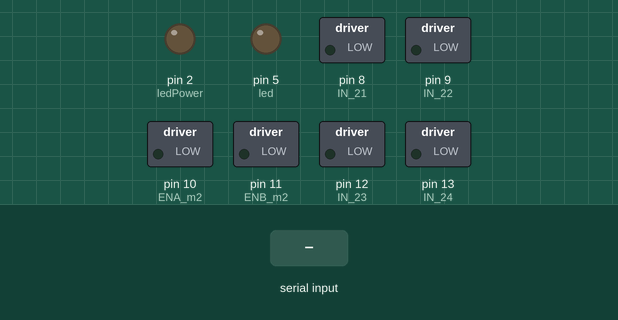
The sketch below on a simulated Arduino Uno, built with avr-gcc and run on an emulated ATmega328P. Parts: switched loads named in the sketch (green lamp = pin HIGH), output pins drawn as LEDs (lit = HIGH). The test bench sets the inputs (shaded band).

Above: at 1.2 s.
1.3 s: "F\n" received over Serial
At 2.5 s:
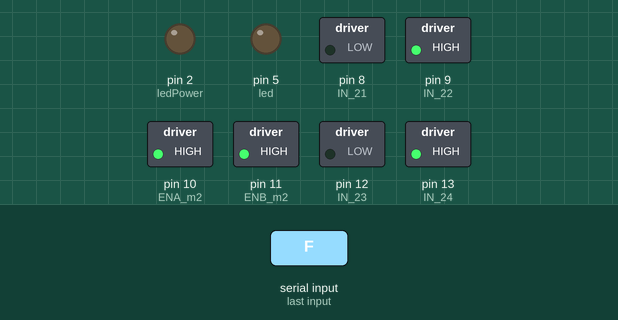
2.8 s: byte 66 ('B') received over Serial
At 3.7 s:
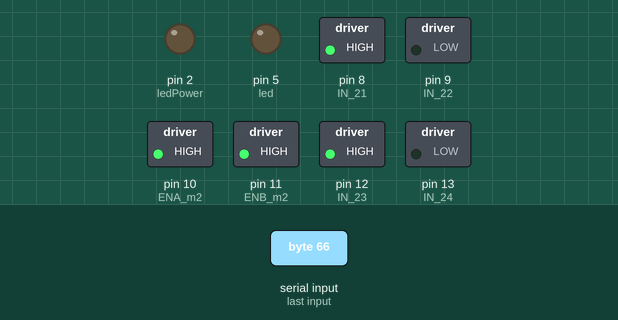
4.3 s: byte 76 ('L') received over Serial
At 4.8 s:
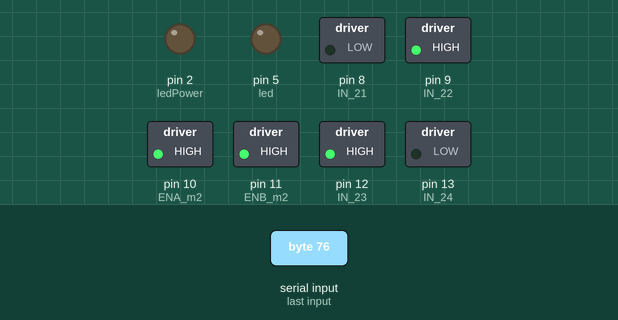
5.8 s: byte 82 ('R') received over Serial
At 7.0 s:
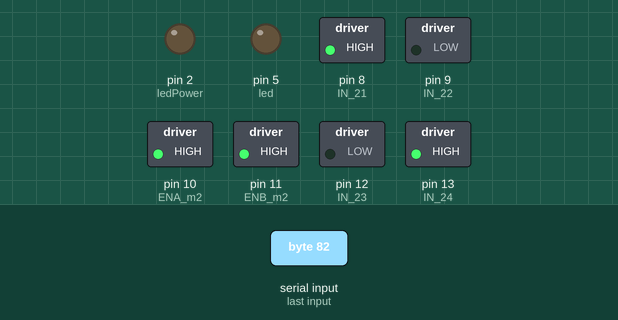
7.3 s: byte 48 ('0') received over Serial
At 8.3 s:
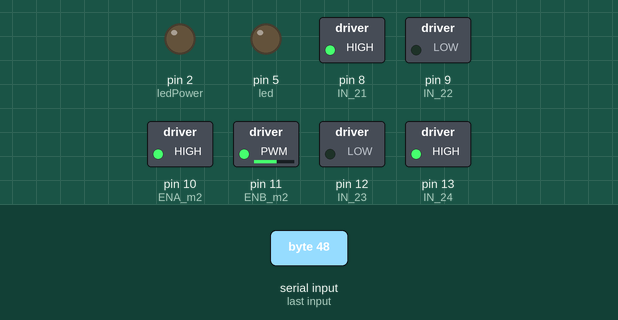
8.8 s: byte 70 ('F') received over Serial
At 9.5 s:
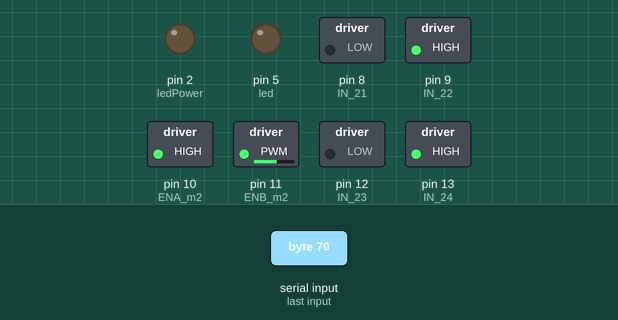
Timing chart, 0 to 11.3 s (numbered marks = the images above; inputs shaded):
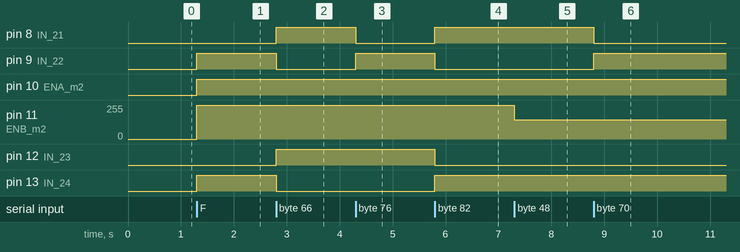

Measured:
- after the input at 1.3 s, pin 9 (IN_22), pin 10 (ENA_m2), pin 13 (IN_24): LOW → HIGH at once; pin 11 (ENB_m2): 0/255 → 255/255 at once
- after the input at 2.8 s, pin 8 (IN_21), pin 12 (IN_23): LOW → HIGH at once; pin 9 (IN_22), pin 13 (IN_24): HIGH → LOW at once
- after the input at 4.3 s, pin 8 (IN_21): HIGH → LOW at once; pin 9 (IN_22): LOW → HIGH at once
- after the input at 5.8 s, pin 8 (IN_21), pin 13 (IN_24): LOW → HIGH at once; pin 9 (IN_22), pin 12 (IN_23): HIGH → LOW at once
- after the input at 7.3 s, pin 11 (ENB_m2): 255/255 → 144/255 at once
- after the input at 8.8 s, pin 8 (IN_21): HIGH → LOW at once; pin 9 (IN_22): LOW → HIGH at once

The sketch:

wifi_robot4_arduinouno_ino.ino
```cpp
#define ENA_m2 10       // Enable/speed motor Front Left
#define ENB_m2 11       // Enable/speed motor Back Left
#define IN_21  8        // L298N #2 in 1 motor Front Left
#define IN_22  9        // L298N #2 in 2 motor Front Left
#define IN_23  12       // L298N #2 in 3 motor Back Left
#define IN_24  13       // L298N #2 in 4 motor Back Left

int command;            //Int to store app command state.
int speedCar = 1023;     // 50 - 255.
int speed_Coeff = 3;

int state = 0;

const int TRIG_PIN = 16; // Arduino pin connected to Ultrasonic Sensor's TRIG pin
const int ECHO_PIN = 17; // Arduino pin connected to Ultrasonic Sensor's ECHO pin
float duration_us, distance_cm;

int led = 5;


int measurePin = A0; //Connect dust sensor to Arduino A0 pin
int ledPower = 2;   //Connect 3 led driver pins of dust sensor to Arduino D2

int samplingTime = 280;
int deltaTime = 40;
int sleepTime = 9680;

float voMeasured = 0;
float calcVoltage = 0;
float dustDensity = 0;


void setup(){

    Serial.begin(115200);

    pinMode(ENA_m2, OUTPUT);
    pinMode(ENB_m2, OUTPUT);
    pinMode(IN_21, OUTPUT);
    pinMode(IN_22, OUTPUT);
    pinMode(IN_23, OUTPUT);
    pinMode(IN_24, OUTPUT);

    digitalWrite(IN_21, LOW);
    digitalWrite(IN_22, LOW);
    digitalWrite(IN_23, LOW);
    digitalWrite(IN_24, LOW);

    pinMode(TRIG_PIN, OUTPUT); // set arduino pin to output mode
    pinMode(ECHO_PIN, INPUT);  // set arduino pin to input mode

    pinMode(led, OUTPUT);
    digitalWrite(led, LOW);

    pinMode(ledPower,OUTPUT);
}

void goAhead(){
      digitalWrite(IN_21, LOW);
      digitalWrite(IN_22, HIGH);
      analogWrite(ENA_m2, speedCar);

      digitalWrite(IN_23, LOW);
      digitalWrite(IN_24, HIGH);
      analogWrite(ENB_m2, speedCar);

  }

void goBack(){

      digitalWrite(IN_21, HIGH);
      digitalWrite(IN_22, LOW);
      analogWrite(ENA_m2, speedCar);

      digitalWrite(IN_23, HIGH);
      digitalWrite(IN_24, LOW);
      analogWrite(ENB_m2, speedCar);

  }

void goRight(){

      digitalWrite(IN_21, HIGH);
      digitalWrite(IN_22, LOW);
      analogWrite(ENA_m2, speedCar);

      digitalWrite(IN_23, LOW);
      digitalWrite(IN_24, HIGH);
      analogWrite(ENB_m2, speedCar);


  }

void goLeft(){

      digitalWrite(IN_21, LOW);
      digitalWrite(IN_22, HIGH);
      analogWrite(ENA_m2, speedCar);

      digitalWrite(IN_23, HIGH);
      digitalWrite(IN_24, LOW);
      analogWrite(ENB_m2, speedCar);


  }

void goAheadRight(){

      digitalWrite(IN_21, LOW);
      digitalWrite(IN_22, HIGH);
      analogWrite(ENA_m2, speedCar);

      digitalWrite(IN_23, HIGH);
      digitalWrite(IN_24, LOW);
      analogWrite(ENB_m2, speedCar);

  }

void goAheadLeft(){

      digitalWrite(IN_21, LOW);
      digitalWrite(IN_22, HIGH);
      analogWrite(ENA_m2, speedCar);

      digitalWrite(IN_23, HIGH);
      digitalWrite(IN_24, LOW);
      analogWrite(ENB_m2, speedCar);

  }

void goBackRight(){

      digitalWrite(IN_21, HIGH);
      digitalWrite(IN_22, LOW);
      analogWrite(ENA_m2, speedCar);

      digitalWrite(IN_23, LOW);
      digitalWrite(IN_24, HIGH);
      analogWrite(ENB_m2, speedCar);

  }

void goBackLeft(){

      digitalWrite(IN_21, HIGH);
      digitalWrite(IN_22, LOW);
      analogWrite(ENA_m2, speedCar);


      digitalWrite(IN_23, LOW);
      digitalWrite(IN_24, HIGH);
      analogWrite(ENB_m2, speedCar);

  }

void stopRobot(){

      digitalWrite(IN_21, LOW);
      digitalWrite(IN_22, LOW);
      analogWrite(ENA_m2, speedCar);

      digitalWrite(IN_23, LOW);
      digitalWrite(IN_24, LOW);
      analogWrite(ENB_m2, speedCar);

      analogWrite(led, 0);

  }

void Auto(){
  analogWrite(led, 250);
  // generate 10-microsecond pulse to TRIG pin
  digitalWrite(TRIG_PIN, HIGH);
  delayMicroseconds(10);
  digitalWrite(TRIG_PIN, LOW);

  // measure duration of pulse from ECHO pin
  duration_us = pulseIn(ECHO_PIN, HIGH);
  // calculate the distance
  distance_cm = 0.017 * duration_us;
  int distance = round(distance_cm);

  Serial.print("distance: ");
  Serial.print(distance);
  Serial.println(" cm");
  delay(200);

  int SensorValue = digitalRead(19);

  Serial.print("SensorPin Value: ");
  Serial.println(SensorValue);
  delay(300);

   if ((distance <= 5) || (SensorValue == 1)){ // LOW MEANS Object Detected
      //Serial.println("LOW");
      goBack();
  }
  else
  {
      //Serial.println("HIGH");
      goAhead();
  }
  delay(100);


}
void highest()
{
  analogWrite(led, 255);
  }
void medium()
{
  analogWrite(led, 200);
  }
void lowest()
{
  analogWrite(led, 150);
  }
  void stop_mos()
{
  analogWrite(led,0);
  }
void Circle()
{
  goRight();
  delay(5000);
  goAhead();
  delay(1000);
  }
void zigzag()
{
  // generate 10-microsecond pulse to TRIG pin
  digitalWrite(TRIG_PIN, HIGH);
  delayMicroseconds(10);
  digitalWrite(TRIG_PIN, LOW);

  // measure duration of pulse from ECHO pin
  duration_us = pulseIn(ECHO_PIN, HIGH);
  // calculate the distance
  distance_cm = 0.017 * duration_us;
  int distance = round(distance_cm);

  //Serial.print("distance: ");
  Serial.print(distance);
  //Serial.println(" cm");
  delay(200);

  int SensorValue = digitalRead(19);

  goAhead();

  //Serial.print("SensorPin Value: ");
  //Serial.println(SensorValue);
  delay(300);

   if ((distance <= 5) || (SensorValue == 1)){ // LOW MEANS Object Detected
      goBack();
      delay(3000);
      goRight();
      delay(5000);
  }


  }
void loop(){

  if (Serial.available() > 0){
  command = Serial.read();

      if (command == 'F') state = 2;
      else if (command == 'B') state = 3;
      else if (command == 'L') state = 4;
      else if (command == 'R') state = 5;
      //else if (command == 'I') goAheadRight();
      else if (command == 'G') goAheadLeft();
      else if (command == 'J') goBackRight();
      else if (command == 'H') goBackLeft();
      else if (command == '0') speedCar = 400;
      else if (command == '1') speedCar = 470;
      else if (command == '2') speedCar = 540;
      else if (command == '3') speedCar = 610;
      else if (command == '4') speedCar = 680;
      else if (command == '5') speedCar = 750;
      else if (command == '6') speedCar = 820;
      else if (command == '7') speedCar = 890;
      else if (command == '8') speedCar = 960;
      else if (command == '9') speedCar = 1023;
      else if (command == 'S') state = 6;

      else if (command == 'A') state = 1;

      else if (command == 'P') state = 0;

      else if (command == 'O') state = 7;
      else if (command == 'M') state = 8;
      else if (command == 'C') state = 9;
      else if (command == 'I') state = 10;
      else if (command == 'U') state = 11;
      }

if(state == 1)
{
  Auto();
  }
  else if(state == 2)
  {
    goAhead();
    }
    else if(state == 3)
  {
    goBack();
    }
    else if(state == 4)
  {
    goLeft();
    }
    else if(state == 5)
  {
    goRight();
    }
    else if(state == 6)
  {
    stopRobot();
    }
    else if(state == 7)
  {
    highest();
    }
    else if(state == 8)
  {
    medium();
    }
    else if(state == 9)
  {
    lowest();
    }
    else if(state == 10)
  {
    Circle();
    }
    else if(state == 11)
  {
    zigzag();
    }
  else
  {
      stop_mos();
    }

}
```
